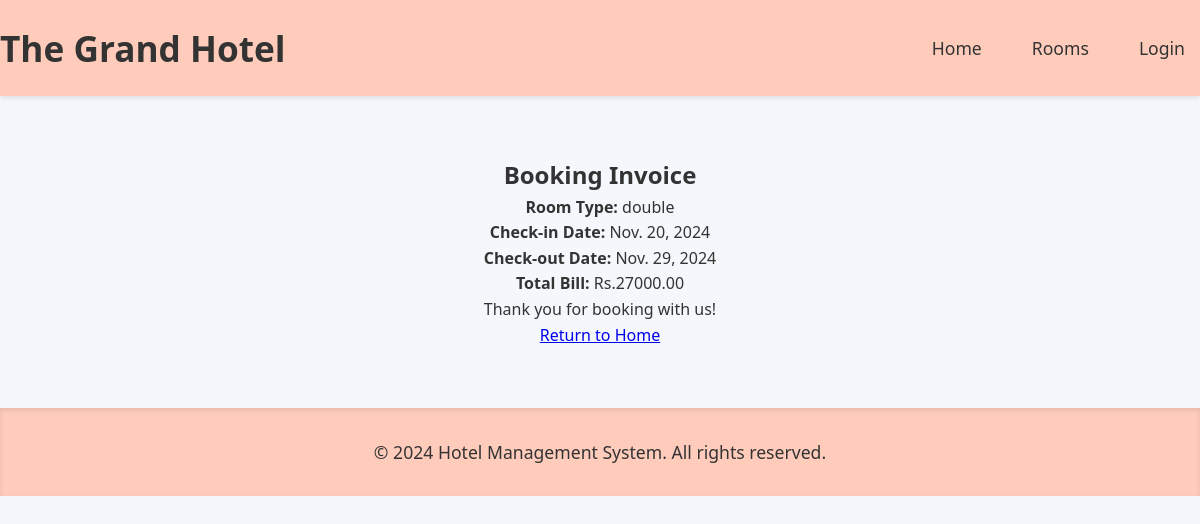
Page /invoice/ (signed in) on the earlier database version.
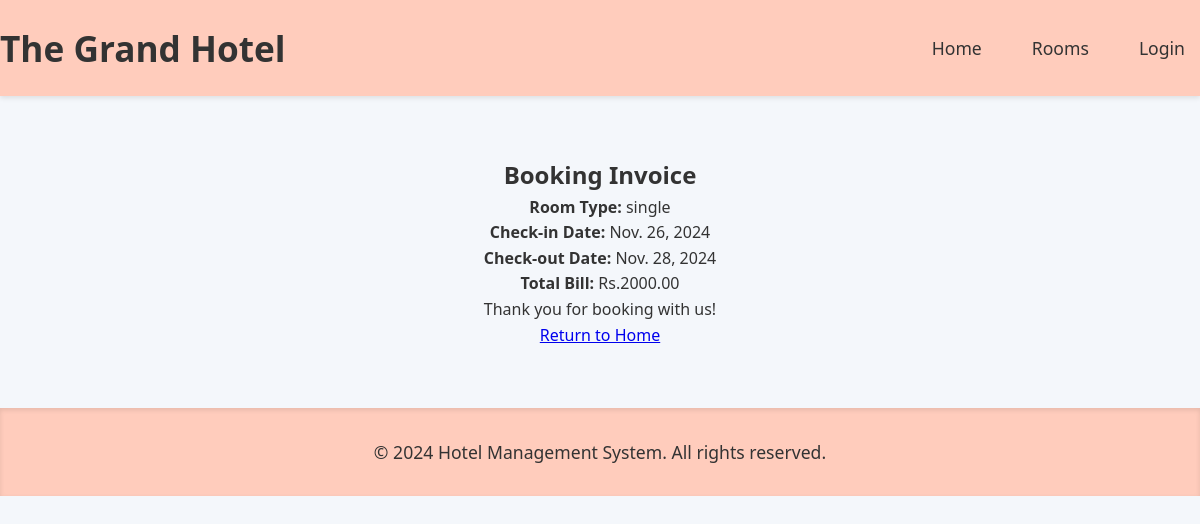
Same page on the later database version.
### hotel/models.py (models this page shows, shortened)
class Booking(models.Model):
    user = models.ForeignKey(User, on_delete=models.CASCADE)
    room_type = models.CharField(
        max_length=10,
        choices=ROOM_TYPES,
        default='single'
    )
    check_in_date = models.DateField(default=datetime.date.today)
    check_out_date = models.DateField(default=datetime.date.today)
    bill = models.DecimalField(max_digits=10, decimal_places=2, default=0)

### hotel/views.py (the view)
# urls.py: path('invoice/', views.invoice, name='invoice'), # Booking page URL
@login_required
def invoice(request):
    booking = Booking.objects.filter(user=request.user).last()  # Latest booking for the user
    return render(request, 'invoice.html', {'booking': booking})

### templates/hotel/invoice.html
{% extends 'base.html' %}
{% block content %}
<h2>Booking Invoice</h2>
{% if booking %}
    <p><strong>Room Type:</strong> {{ booking.room_type }}</p>
    <p><strong>Check-in Date:</strong> {{ booking.check_in_date }}</p>
    <p><strong>Check-out Date:</strong> {{ booking.check_out_date }}</p>
    <p><strong>Total Bill:</strong> Rs.{{ booking.bill }}</p>
    <p>Thank you for booking with us!</p>
{% else %}
    <p>No booking information available.</p>
{% endif %}
<a href="{% url 'home' %}">Return to Home</a>
{% endblock %}

Differences in the rows shown:
no longer on this page (row unchanged): Booking: room_type "double", check_in_date "Nov. 20, 2024", check_out_date "Nov. 29, 2024", bill "27000.00"
added Booking: room_type "single", check_in_date "Nov. 26, 2024", check_out_date "Nov. 28, 2024", bill "2000.00"
